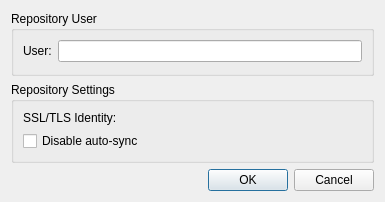
<?xml version="1.0" encoding="UTF-8"?>
<ui version="4.0">
 <class>Fossil::Internal::ConfigureDialog</class>
 <widget class="QDialog" name="Fossil::Internal::ConfigureDialog">
  <property name="geometry">
   <rect>
    <x>0</x>
    <y>0</y>
    <width>385</width>
    <height>202</height>
   </rect>
  </property>
  <property name="windowTitle">
   <string>Configure Repository</string>
  </property>
  <layout class="QVBoxLayout" name="verticalLayout">
   <item>
    <widget class="QGroupBox" name="repoUserGroupBox">
     <property name="title">
      <string>Repository User</string>
     </property>
     <layout class="QFormLayout" name="formLayout">
      <item row="0" column="0">
       <widget class="QLabel" name="userLabel">
        <property name="toolTip">
         <string>Exisitng user to become an author of changes made to the repository.</string>
        </property>
        <property name="text">
         <string>User:</string>
        </property>
       </widget>
      </item>
      <item row="0" column="1">
       <widget class="QLineEdit" name="userLineEdit">
        <property name="toolTip">
         <string>Exisitng user to become an author of changes made to the repository.</string>
        </property>
       </widget>
      </item>
     </layout>
    </widget>
   </item>
   <item>
    <widget class="QGroupBox" name="repoSettingsGroupBox">
     <property name="title">
      <string>Repository Settings</string>
     </property>
     <layout class="QFormLayout" name="formLayout_2">
      <item row="0" column="0">
       <widget class="QLabel" name="sslIdentityFileLabel">
        <property name="toolTip">
         <string>SSL/TLS client identity key to use if requested by the server.</string>
        </property>
        <property name="text">
         <string>SSL/TLS Identity:</string>
        </property>
       </widget>
      </item>
      <item row="0" column="1">
       <widget class="Utils::PathChooser" name="sslIdentityFilePathChooser" native="true">
        <property name="toolTip">
         <string>SSL/TLS client identity key to use if requested by the server.</string>
        </property>
       </widget>
      </item>
      <item row="1" column="0" colspan="2">
       <widget class="QCheckBox" name="disableAutosyncCheckBox">
        <property name="toolTip">
         <string>Disable automatic pull/push of local changes to the remote repository.</string>
        </property>
        <property name="text">
         <string>Disable auto-sync</string>
        </property>
       </widget>
      </item>
     </layout>
    </widget>
   </item>
   <item>
    <widget class="QDialogButtonBox" name="buttonBox">
     <property name="orientation">
      <enum>Qt::Horizontal</enum>
     </property>
     <property name="standardButtons">
      <set>QDialogButtonBox::Cancel|QDialogButtonBox::Ok</set>
     </property>
    </widget>
   </item>
  </layout>
 </widget>
 <customwidgets>
  <customwidget>
   <class>Utils::PathChooser</class>
   <extends>QWidget</extends>
   <header location="global">utils/pathchooser.h</header>
   <container>1</container>
   <slots>
    <signal>editingFinished()</signal>
    <signal>browsingFinished()</signal>
   </slots>
  </customwidget>
 </customwidgets>
 <resources/>
 <connections>
  <connection>
   <sender>buttonBox</sender>
   <signal>accepted()</signal>
   <receiver>Fossil::Internal::ConfigureDialog</receiver>
   <slot>accept()</slot>
   <hints>
    <hint type="sourcelabel">
     <x>248</x>
     <y>254</y>
    </hint>
    <hint type="destinationlabel">
     <x>157</x>
     <y>274</y>
    </hint>
   </hints>
  </connection>
  <connection>
   <sender>buttonBox</sender>
   <signal>rejected()</signal>
   <receiver>Fossil::Internal::ConfigureDialog</receiver>
   <slot>reject()</slot>
   <hints>
    <hint type="sourcelabel">
     <x>316</x>
     <y>260</y>
    </hint>
    <hint type="destinationlabel">
     <x>286</x>
     <y>274</y>
    </hint>
   </hints>
  </connection>
 </connections>
</ui>
